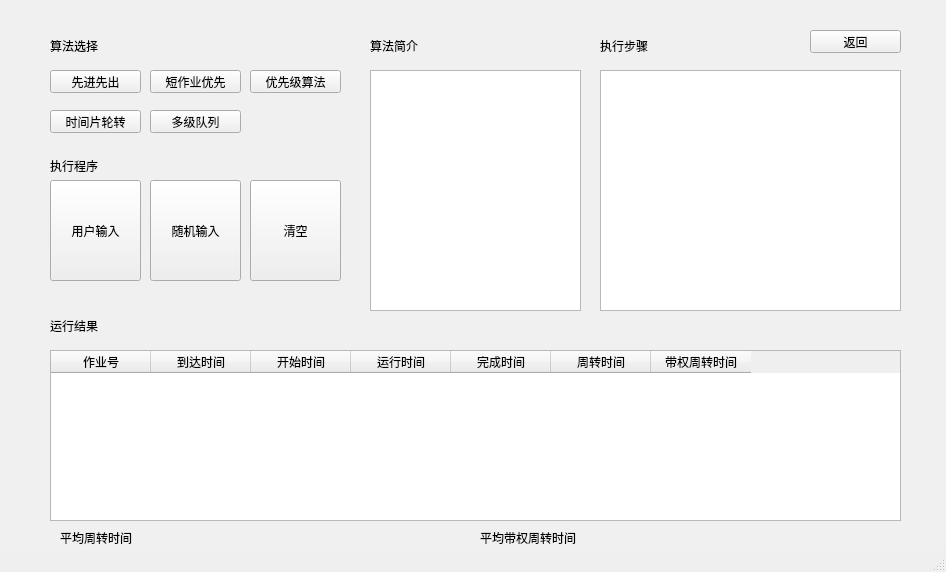
<?xml version="1.0" encoding="UTF-8"?>
<ui version="4.0">
 <class>MainWindow</class>
 <widget class="QMainWindow" name="MainWindow">
  <property name="geometry">
   <rect>
    <x>0</x>
    <y>0</y>
    <width>946</width>
    <height>572</height>
   </rect>
  </property>
  <property name="windowTitle">
   <string>MainWindow</string>
  </property>
  <widget class="QWidget" name="centralwidget">
   <widget class="QGraphicsView" name="graphicsView">
    <property name="geometry">
     <rect>
      <x>-70</x>
      <y>-40</y>
      <width>1151</width>
      <height>681</height>
     </rect>
    </property>
    <property name="styleSheet">
     <string notr="true">background-color: rgb(240, 240, 240);</string>
    </property>
   </widget>
   <widget class="QTableWidget" name="tableWidget">
    <property name="geometry">
     <rect>
      <x>50</x>
      <y>350</y>
      <width>851</width>
      <height>171</height>
     </rect>
    </property>
    <column>
     <property name="text">
      <string>作业号</string>
     </property>
    </column>
    <column>
     <property name="text">
      <string>到达时间</string>
     </property>
    </column>
    <column>
     <property name="text">
      <string>开始时间</string>
     </property>
    </column>
    <column>
     <property name="text">
      <string>运行时间</string>
     </property>
    </column>
    <column>
     <property name="text">
      <string>完成时间</string>
     </property>
    </column>
    <column>
     <property name="text">
      <string>周转时间</string>
     </property>
    </column>
    <column>
     <property name="text">
      <string>带权周转时间</string>
     </property>
    </column>
   </widget>
   <widget class="QPushButton" name="pushButton">
    <property name="geometry">
     <rect>
      <x>50</x>
      <y>70</y>
      <width>91</width>
      <height>23</height>
     </rect>
    </property>
    <property name="text">
     <string>先进先出</string>
    </property>
   </widget>
   <widget class="QPushButton" name="pushButton_2">
    <property name="geometry">
     <rect>
      <x>150</x>
      <y>70</y>
      <width>91</width>
      <height>23</height>
     </rect>
    </property>
    <property name="text">
     <string>短作业优先</string>
    </property>
   </widget>
   <widget class="QPushButton" name="pushButton_3">
    <property name="geometry">
     <rect>
      <x>250</x>
      <y>70</y>
      <width>91</width>
      <height>23</height>
     </rect>
    </property>
    <property name="text">
     <string>优先级算法</string>
    </property>
   </widget>
   <widget class="QPushButton" name="pushButton_4">
    <property name="geometry">
     <rect>
      <x>50</x>
      <y>110</y>
      <width>91</width>
      <height>23</height>
     </rect>
    </property>
    <property name="text">
     <string>时间片轮转</string>
    </property>
   </widget>
   <widget class="QPushButton" name="pushButton_5">
    <property name="geometry">
     <rect>
      <x>150</x>
      <y>110</y>
      <width>91</width>
      <height>23</height>
     </rect>
    </property>
    <property name="text">
     <string>多级队列</string>
    </property>
   </widget>
   <widget class="QLabel" name="label">
    <property name="geometry">
     <rect>
      <x>50</x>
      <y>40</y>
      <width>54</width>
      <height>12</height>
     </rect>
    </property>
    <property name="text">
     <string>算法选择</string>
    </property>
   </widget>
   <widget class="QLabel" name="label_2">
    <property name="geometry">
     <rect>
      <x>370</x>
      <y>40</y>
      <width>54</width>
      <height>12</height>
     </rect>
    </property>
    <property name="text">
     <string>算法简介</string>
    </property>
   </widget>
   <widget class="QLabel" name="label_3">
    <property name="geometry">
     <rect>
      <x>600</x>
      <y>40</y>
      <width>54</width>
      <height>12</height>
     </rect>
    </property>
    <property name="text">
     <string>执行步骤</string>
    </property>
   </widget>
   <widget class="QTextBrowser" name="textBrowser">
    <property name="geometry">
     <rect>
      <x>370</x>
      <y>70</y>
      <width>211</width>
      <height>241</height>
     </rect>
    </property>
   </widget>
   <widget class="QTextBrowser" name="textBrowser_2">
    <property name="geometry">
     <rect>
      <x>600</x>
      <y>70</y>
      <width>301</width>
      <height>241</height>
     </rect>
    </property>
   </widget>
   <widget class="QLabel" name="label_4">
    <property name="geometry">
     <rect>
      <x>50</x>
      <y>320</y>
      <width>54</width>
      <height>12</height>
     </rect>
    </property>
    <property name="text">
     <string>运行结果</string>
    </property>
   </widget>
   <widget class="QLabel" name="label_5">
    <property name="geometry">
     <rect>
      <x>50</x>
      <y>160</y>
      <width>54</width>
      <height>12</height>
     </rect>
    </property>
    <property name="text">
     <string>执行程序</string>
    </property>
   </widget>
   <widget class="QPushButton" name="pushButton_6">
    <property name="geometry">
     <rect>
      <x>50</x>
      <y>180</y>
      <width>91</width>
      <height>101</height>
     </rect>
    </property>
    <property name="text">
     <string>用户输入</string>
    </property>
   </widget>
   <widget class="QPushButton" name="pushButton_7">
    <property name="geometry">
     <rect>
      <x>250</x>
      <y>180</y>
      <width>91</width>
      <height>101</height>
     </rect>
    </property>
    <property name="text">
     <string>清空</string>
    </property>
   </widget>
   <widget class="QPushButton" name="pushButton_8">
    <property name="geometry">
     <rect>
      <x>150</x>
      <y>180</y>
      <width>91</width>
      <height>101</height>
     </rect>
    </property>
    <property name="text">
     <string>随机输入</string>
    </property>
   </widget>
   <widget class="QPushButton" name="pushButton_9">
    <property name="geometry">
     <rect>
      <x>810</x>
      <y>30</y>
      <width>91</width>
      <height>23</height>
     </rect>
    </property>
    <property name="text">
     <string>返回</string>
    </property>
   </widget>
   <widget class="QLabel" name="label_6">
    <property name="geometry">
     <rect>
      <x>60</x>
      <y>530</y>
      <width>81</width>
      <height>16</height>
     </rect>
    </property>
    <property name="text">
     <string>平均周转时间</string>
    </property>
   </widget>
   <widget class="QLabel" name="label_7">
    <property name="geometry">
     <rect>
      <x>480</x>
      <y>530</y>
      <width>111</width>
      <height>16</height>
     </rect>
    </property>
    <property name="text">
     <string>平均带权周转时间</string>
    </property>
   </widget>
  </widget>
  <widget class="QStatusBar" name="statusbar"/>
 </widget>
 <resources/>
 <connections/>
</ui>
